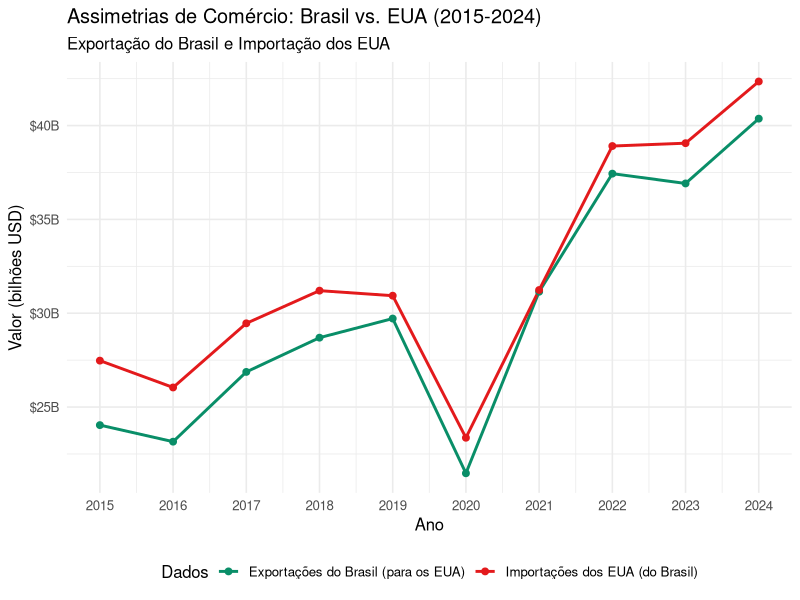
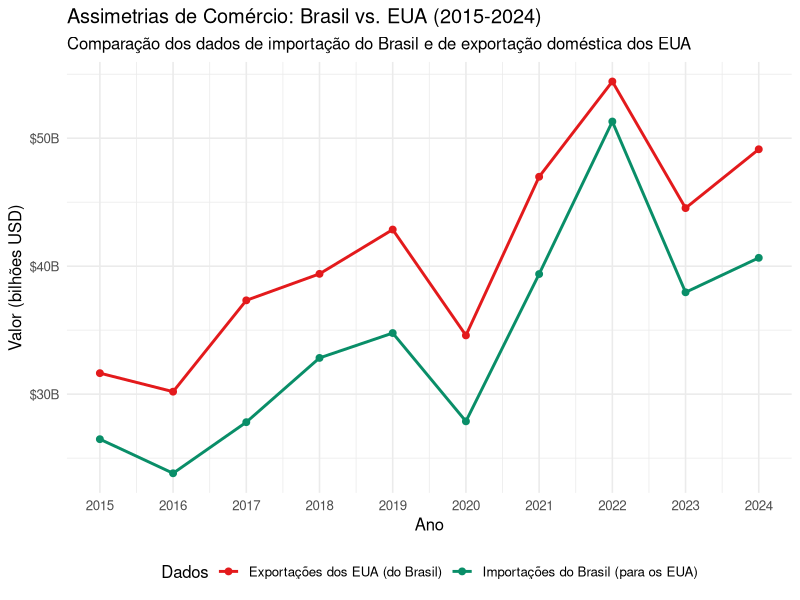
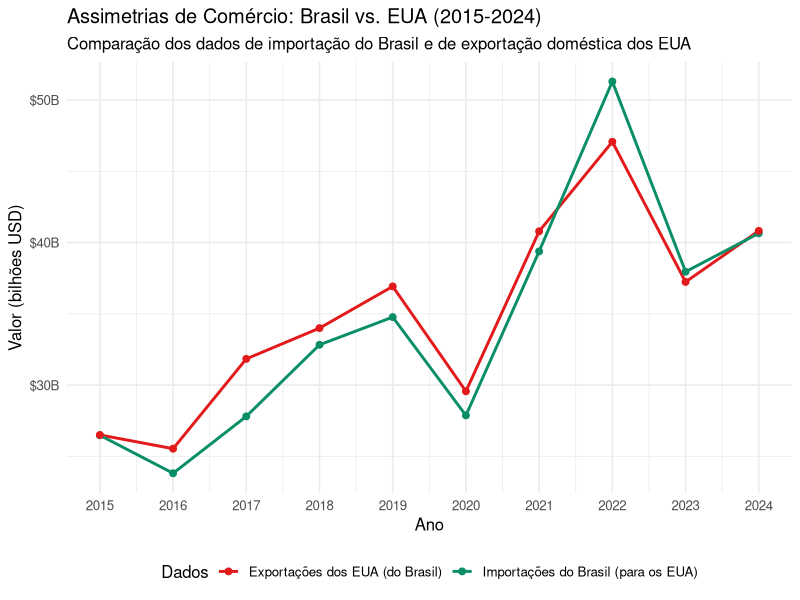

These figures' R source, in order:
## ---- chunk 1
#| code-fold: true

library(readxl)
library(tidyverse)
library(scales)

exp_br_imp_usa_long <- read_csv2("./data/output/exp_br_imp_usa_long.csv", show_col_types = FALSE)

ggplot(exp_br_imp_usa_long, aes(x = ano, y = valor_bilhoes, color = tipo)) +
  geom_line(linewidth = 1) +
  geom_point(size = 2) +
  scale_color_manual(
    values = c("exp_br" = "#098e68ff", "imp_usa" = "#e31a1c"),
    labels = c(
      "exp_br" = "Exportações do Brasil (para os EUA)",
      "imp_usa" = "Importações dos EUA (do Brasil)"
    )
  ) +
  scale_x_continuous(breaks = unique(exp_br_imp_usa_long$ano)) +
  scale_y_continuous(
    labels = scales::dollar_format(prefix = "$", scale = 1, suffix = "B")
  ) +
  labs(
    title = "Assimetrias de Comércio: Brasil vs. EUA (2015-2024)",
    subtitle = "Exportação do Brasil e Importação dos EUA",
    x = "Ano",
    y = "Valor (bilhões USD)",
    color = "Dados"
  ) +
  theme_minimal(base_size = 12) +
  theme(legend.position = "bottom")

## ---- chunk 2
#| code-fold: true

exp_br_imp_usa <- exp_br_imp_usa_long %>%
  pivot_wider(
    names_from = tipo,
    values_from = valor_bilhoes
  )

exp_br_imp_usa_diff <- exp_br_imp_usa %>%
  mutate(diferenca_percentual = ((imp_usa - exp_br) / exp_br) * 100) %>%
  mutate(diferenca_valor = ((imp_usa - exp_br)))

indice_max <- which.max(exp_br_imp_usa_diff$diferenca_percentual)
maior_diferenca <- round(exp_br_imp_usa_diff$diferenca_percentual[indice_max],2)
ano_maior_diferenca <- exp_br_imp_usa_diff$ano[indice_max]



indice_min <- which.min(exp_br_imp_usa_diff$diferenca_percentual)
menor_diferenca <- round(exp_br_imp_usa_diff$diferenca_percentual[indice_min],2)
ano_menor_diferenca <- exp_br_imp_usa_diff$ano[indice_min]

## ---- chunk 3
#| code-fold: true

imp_br_exp_usa_long <- read_csv2("./data/output/imp_br_exp_total_usa_long.csv", show_col_types = FALSE)

ggplot(imp_br_exp_usa_long, aes(x = ano, y = valor_bilhoes, color = tipo)) +
  geom_line(linewidth = 1) +
  geom_point(size = 2) +
  scale_color_manual(
    values = c("imp_br" = "#098e68ff", "exp_usa" = "#e31a1c"),
    labels = c(
      "imp_br" = "Importações do Brasil (para os EUA)",
      "exp_usa" = "Exportações dos EUA (do Brasil)"
    )
  ) +
  scale_x_continuous(breaks = unique(imp_br_exp_usa_long$ano)) +
  scale_y_continuous(
    labels = scales::dollar_format(prefix = "$", scale = 1, suffix = "B")
  ) +
  labs(
    title = "Assimetrias de Comércio: Brasil vs. EUA (2015-2024)",
    subtitle = "Comparação dos dados de importação do Brasil e de exportação doméstica dos EUA",
    x = "Ano",
    y = "Valor (bilhões USD)",
    color = "Dados"
  ) +
  theme_minimal(base_size = 12) +
  theme(legend.position = "bottom")

## ---- chunk 4
#| code-fold: true


imp_br_exp_usa_long <- read_csv2("./data/output/imp_br_exp_domestic_usa_long.csv", show_col_types = FALSE)

ggplot(imp_br_exp_usa_long, aes(x = ano, y = valor_bilhoes, color = tipo)) +
  geom_line(linewidth = 1) +
  geom_point(size = 2) +
  scale_color_manual(
    values = c("imp_br" = "#098e68ff", "exp_usa" = "#e31a1c"),
    labels = c(
      "imp_br" = "Importações do Brasil (para os EUA)",
      "exp_usa" = "Exportações dos EUA (do Brasil)"
    )
  ) +
  scale_x_continuous(breaks = unique(imp_br_exp_usa_long$ano)) +
  scale_y_continuous(
    labels = scales::dollar_format(prefix = "$", scale = 1, suffix = "B")
  ) +
  labs(
    title = "Assimetrias de Comércio: Brasil vs. EUA (2015-2024)",
    subtitle = "Comparação dos dados de importação do Brasil e de exportação doméstica dos EUA",
    x = "Ano",
    y = "Valor (bilhões USD)",
    color = "Dados"
  ) +
  theme_minimal(base_size = 12) +
  theme(legend.position = "bottom")
